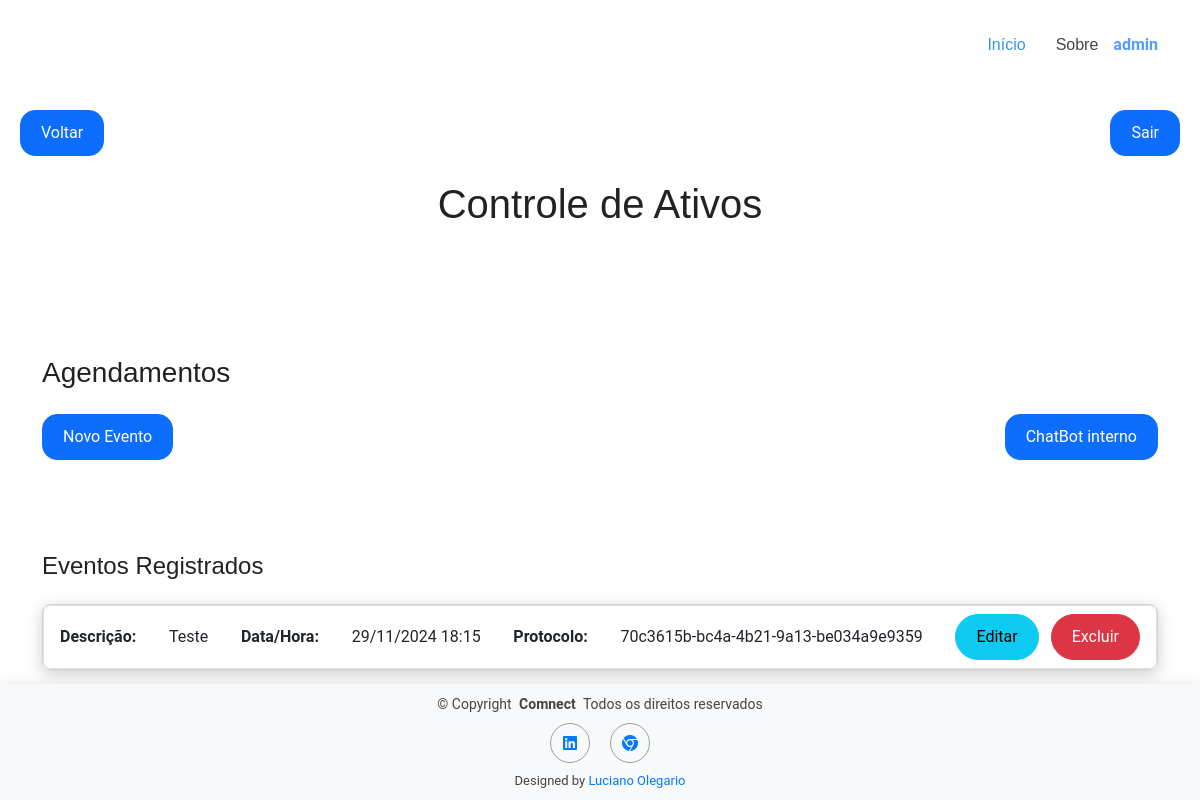
/agenda/ (signed in), run on an earlier commit of the app's database.
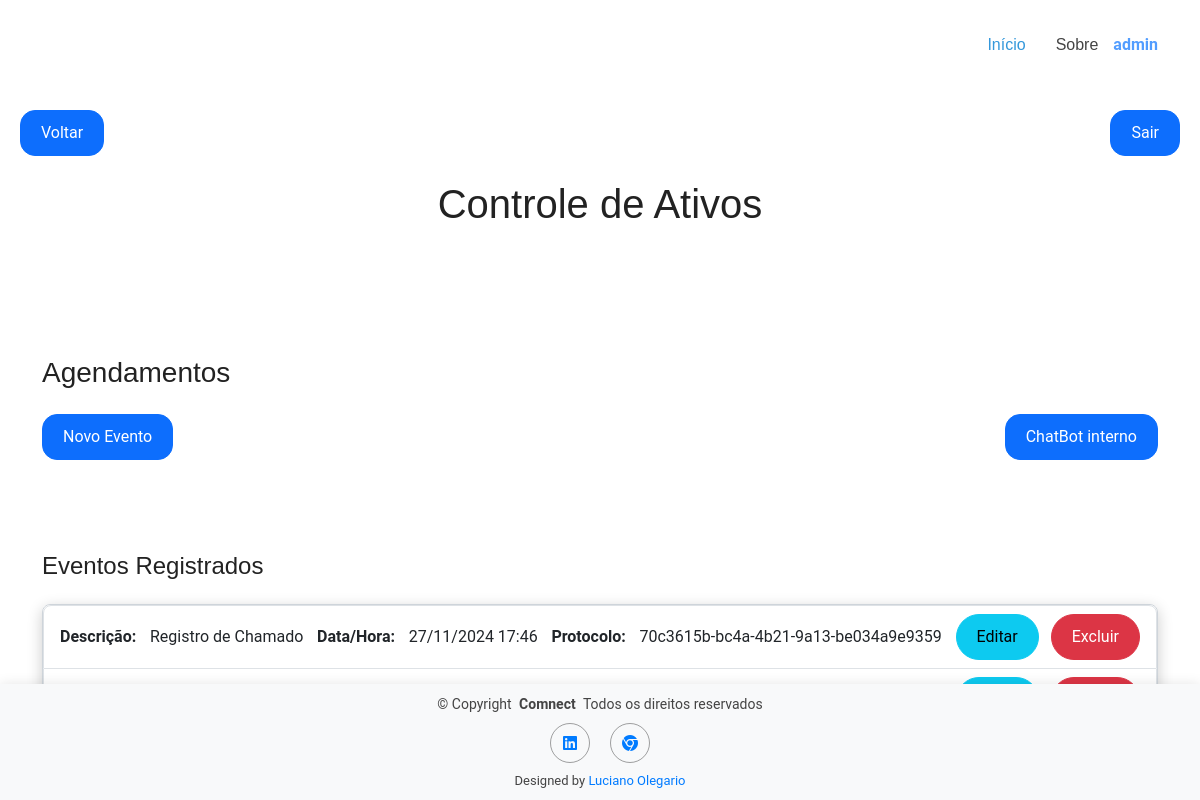
And on a later commit of the database.
### App/models.py (models this page shows, shortened)
class Evento(models.Model):
    titulo = models.CharField(max_length=100)
    descricao = models.TextField(blank=True, null=True)
    data_evento = models.DateTimeField(blank=True, null=True)
    data_criacao = models.DateTimeField(auto_now=True)
    local = models.CharField(blank=True, max_length=100)
    usuario = models.ForeignKey(User, on_delete=models.CASCADE)
    protocolo = models.CharField(max_length=50, null=True)
    class Meta:
        db_table = 'evento' # Change the table title
    def get_data_evento(self): # Format my date time for default "dd/mm/aa hh:mm"
        return self.data_evento.strftime('%d/%m/%Y %H:%M')

### App/views.py (the view)
# urls.py: path('agenda/', views.agenda, name='agenda'),
@login_required(login_url='/login/') # Coloco isso pra identificar que as funções abaixo são decoradores.
def agenda(request):
    user = request.user
    username = user.username
    event = Evento.objects.filter(usuario=user) # Cath all the files into my class Evento # __gt se refere á um valor maior __lt para um valor menor. # Fazendo essa query ele só irá me trazer os eventos futuros e não mais os que venceram.
    data = {'eventos': event, 'username': username}
    return render(request, "agenda.html", data)

### App/Templates/agenda.html
{% extends "model-page.html" %}
{% load static %}
{% block content %}
<link rel="stylesheet" href="{% static 'css/agenda.css' %}">
    <h1 class="container mt-4" align="center">Controle de Ativos</h1><br><br>
    <div class="container mt-4"><br><br>
        <h3 class="mb-4">Agendamentos</h3>
        <div class="buttons">
        <a href="{% url 'evento' %}">
            <button class="btn btn-primary mb-4" type="button">Novo Evento</button>
        </a>
        <a href="{% url 'chatbotInterno' %}">
            <button class="btn btn-primary mb-4" type="button">ChatBot interno</button>
        </a></div>
        <br><br>
        <h4 class="mb-4">Eventos Registrados</h4>
        <ul class="list-group">
            {% if eventos %}
                {% for evento in eventos %}
                    <li class="list-group-item d-flex justify-content-between align-items-center">
                        <strong>Descrição:</strong>{{ evento.titulo }}<strong>Data/Hora:</strong>{{ evento.get_data_evento }}<strong>Protocolo:</strong>{{ evento.protocolo }}
                        <span>
                            <a href="/evento/?id={{ evento.id }}" class="btn btn-info btn-sm me-2 btn-rounded">Editar</a>
                            <a href="/delete/{{ evento.id }}" class="btn btn-danger btn-sm btn-rounded">Excluir</a>
                        </span>
                    </li>
                {% endfor %}
            {% else %}
                <li class="list-group-item">Não há eventos registrados no momento.</li>
            {% endif %}
        </ul>
    </div>
{% endblock %}

What changed in the data, as far as the page shows it:
changed Evento "70c3615b-bc4a-4b21-9a13-be034a9e9359": titulo "Teste" → "Registro de Chamado"; get_data_evento "29/11/2024 18:15" → "27/11/2024 17:46"
